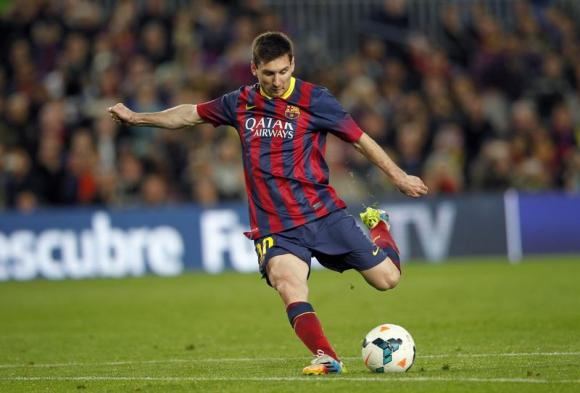
#> input picture Learning/Features/SIFT/messi.jpg, 580 x 393 px
$ python sift.py
#> lines starting #> are read from the running program, lines starting #| are printed output that depends on the picture
__author__ = 'Ueliton'
import cv2
import numpy as np

img = cv2.imread('messi.jpg')
#> img is the input picture: shape (393, 580, 3); mean B, G, R 68.6, 93.5, 95.1
gray= cv2.cvtColor(img, cv2.COLOR_BGR2GRAY)
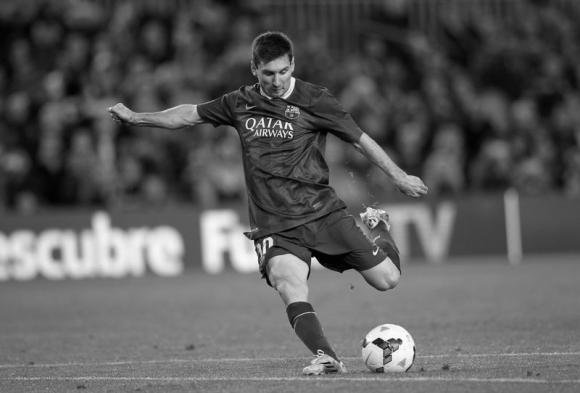
#> gray: shape (393, 580); min 0, max 254, mean 91.1

sift = cv2.xfeatures2d.SIFT_create()
kp = sift.detect(gray,None)
#> kp = 790 keypoints; strongest (x, y, size): (378, 342, 5.9), (314, 260, 4.4), (375, 253, 2.4), (399, 341, 3.7)

cv2.drawKeypoints(gray, kp, img)
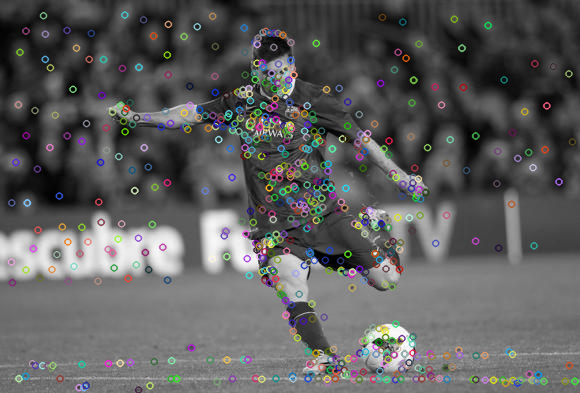
#> img: shape (393, 580, 3); mean B, G, R 92.9, 93.1, 93.1

cv2.imshow('FRAME', img)
cv2.waitKey()
